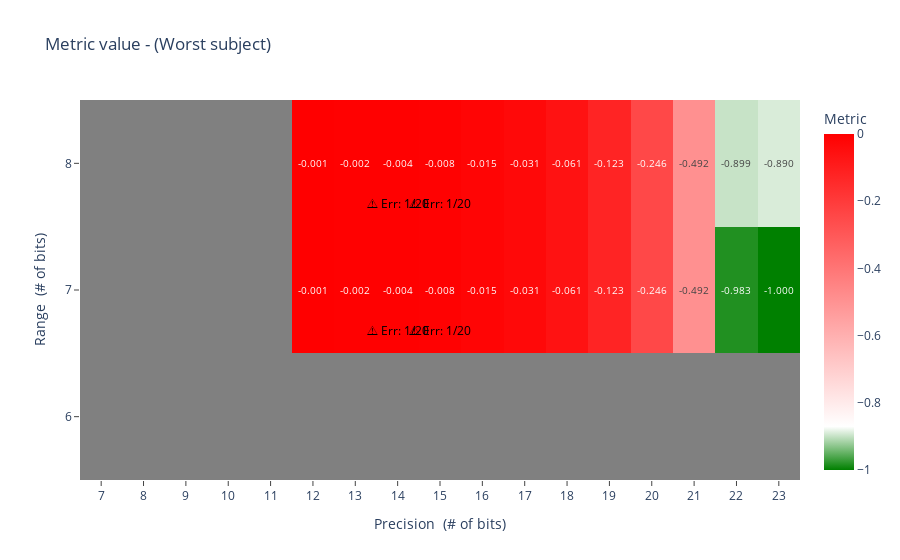
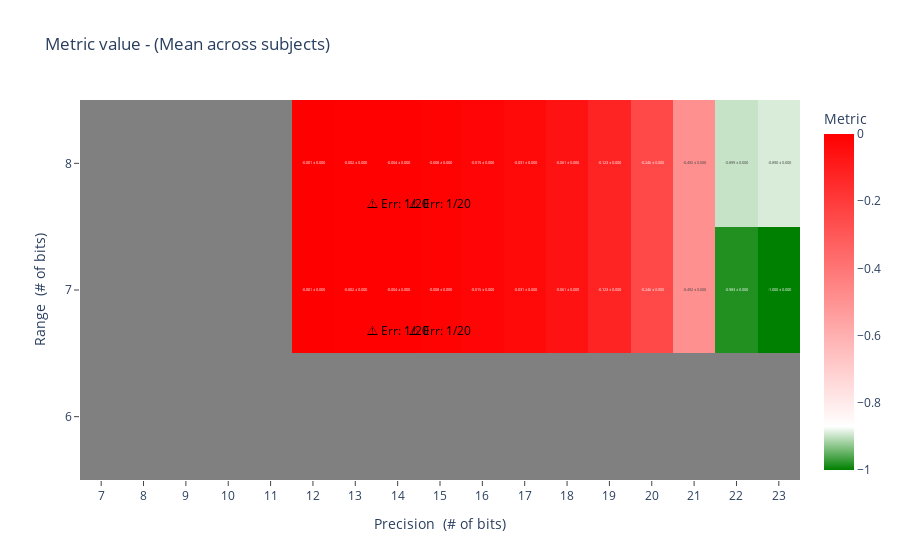

The notebook cell these images were saved under, in order:
### Code cell
plot_metric_value(n_failed, worst_metrics, n_subjects=n_subjects, metric_name="Worst subject")
plot_metric_value(n_failed, mean_metrics, n_subjects=n_subjects, exp_metrics=_exp_metrics, metric_name="Mean across subjects")

### Figure 1 — Plotly figure (JSON) as saved in the notebook; plotly's stock layout.template omitted (floating-point values rounded to 4 significant figures)
{"data": [{"colorscale": [[0, "grey"], [1, "grey"]], "showscale": false, "type": "heatmap", "x": [7, 8, 9, 10, 11, 12, 13, 14, 15, 16, 17, 18, 19, 20, 21, 22, 23], "y": [6, 7, 8], "z": [[1, 1, 1, 1, 1, 1, 1, 1, 1, 1, 1, 1, 1, 1, 1, 1, 1], [1, 1, 1, 1, 1, null, null, null, null, null, null, null, null, null, null, null, null], [1, 1, 1, 1, 1, null, null, null, null, null, null, null, null, null, null, null, null]]}, {"colorbar": {"title": {"text": "Metric"}}, "colorscale": [[0, "green"], [0.1296, "white"], [1, "red"]], "text": [["", "", "", "", "", "", "", "", "", "", "", "", "", "", "", "", ""], ["", "", "", "", "", "-0.001", "-0.002", "-0.004", "-0.008", "-0.015", "-0.031", "-0.061", "-0.123", "-0.246", "-0.492", "-0.983", "-1.000"], ["", "", "", "", "", "-0.001", "-0.002", "-0.004", "-0.008", "-0.015", "-0.031", "-0.061", "-0.123", "-0.246", "-0.492", "-0.899", "-0.890"]], "texttemplate": "%{text}", "type": "heatmap", "x": [7, 8, 9, 10, 11, 12, 13, 14, 15, 16, 17, 18, 19, 20, 21, 22, 23], "y": [6, 7, 8], "z": [[null, null, null, null, null, null, null, null, null, null, null, null, null, null, null, null, null], [null, null, null, null, null, -0.0009604, -0.001921, -0.003842, -0.007683, -0.01537, -0.03073, -0.06146, -0.1229, -0.2459, -0.4917, -0.9834, -1], [null, null, null, null, null, -0.0009856, -0.00193, -0.003842, -0.007684, -0.0154, -0.03074, -0.06148, -0.1229, -0.2459, -0.4917, -0.8989, -0.8898]], "zmax": 0, "zmin": -1}], "layout": {"annotations": [{"font": {"color": "black"}, "showarrow": false, "text": "⚠ Err: 1/20", "x": 14, "xanchor": "center", "y": 6.6, "yanchor": "bottom"}, {"font": {"color": "black"}, "showarrow": false, "text": "⚠ Err: 1/20", "x": 15, "xanchor": "center", "y": 6.6, "yanchor": "bottom"}, {"font": {"color": "black"}, "showarrow": false, "text": "⚠ Err: 1/20", "x": 14, "xanchor": "center", "y": 7.6, "yanchor": "bottom"}, {"font": {"color": "black"}, "showarrow": false, "text": "⚠ Err: 1/20", "x": 15, "xanchor": "center", "y": 7.6, "yanchor": "bottom"}], "title": {"text": "Metric value - (Worst subject)"}, "xaxis": {"ticks": "outside", "tickvals": [7, 8, 9, 10, 11, 12, 13, 14, 15, 16, 17, 18, 19, 20, 21, 22, 23], "title": {"text": "Precision  (# of bits)"}}, "yaxis": {"ticks": "outside", "tickvals": [6, 7, 8], "title": {"text": "Range  (# of bits)"}}}}

### Figure 2 — Plotly figure (JSON) as saved in the notebook; plotly's stock layout.template omitted (floating-point values rounded to 4 significant figures)
{"data": [{"colorscale": [[0, "grey"], [1, "grey"]], "showscale": false, "type": "heatmap", "x": [7, 8, 9, 10, 11, 12, 13, 14, 15, 16, 17, 18, 19, 20, 21, 22, 23], "y": [6, 7, 8], "z": [[1, 1, 1, 1, 1, 1, 1, 1, 1, 1, 1, 1, 1, 1, 1, 1, 1], [1, 1, 1, 1, 1, null, null, null, null, null, null, null, null, null, null, null, null], [1, 1, 1, 1, 1, null, null, null, null, null, null, null, null, null, null, null, null]]}, {"colorbar": {"title": {"text": "Metric"}}, "colorscale": [[0, "green"], [0.1296, "white"], [1, "red"]], "text": [["", "", "", "", "", "", "", "", "", "", "", "", "", "", "", "", ""], ["", "", "", "", "", "-0.001 ± 0.000", "-0.002 ± 0.000", "-0.004 ± 0.000", "-0.008 ± 0.000", "-0.015 ± 0.000", "-0.031 ± 0.000", "-0.061 ± 0.000", "-0.123 ± 0.000", "-0.246 ± 0.000", "-0.492 ± 0.000", "-0.983 ± 0.000", "-1.000 ± 0.000"], ["", "", "", "", "", "-0.001 ± 0.000", "-0.002 ± 0.000", "-0.004 ± 0.000", "-0.008 ± 0.000", "-0.015 ± 0.000", "-0.031 ± 0.000", "-0.061 ± 0.000", "-0.123 ± 0.000", "-0.246 ± 0.000", "-0.492 ± 0.000", "-0.899 ± 0.000", "-0.890 ± 0.000"]], "texttemplate": "%{text}", "type": "heatmap", "x": [7, 8, 9, 10, 11, 12, 13, 14, 15, 16, 17, 18, 19, 20, 21, 22, 23], "y": [6, 7, 8], "z": [[null, null, null, null, null, null, null, null, null, null, null, null, null, null, null, null, null], [null, null, null, null, null, -0.0009604, -0.001921, -0.003842, -0.007683, -0.01537, -0.03073, -0.06146, -0.1229, -0.2459, -0.4917, -0.9834, -1], [null, null, null, null, null, -0.0009856, -0.00193, -0.003842, -0.007684, -0.0154, -0.03074, -0.06148, -0.1229, -0.2459, -0.4917, -0.8989, -0.8898]], "zmax": 0, "zmin": -1}], "layout": {"annotations": [{"font": {"color": "black"}, "showarrow": false, "text": "⚠ Err: 1/20", "x": 14, "xanchor": "center", "y": 6.6, "yanchor": "bottom"}, {"font": {"color": "black"}, "showarrow": false, "text": "⚠ Err: 1/20", "x": 15, "xanchor": "center", "y": 6.6, "yanchor": "bottom"}, {"font": {"color": "black"}, "showarrow": false, "text": "⚠ Err: 1/20", "x": 14, "xanchor": "center", "y": 7.6, "yanchor": "bottom"}, {"font": {"color": "black"}, "showarrow": false, "text": "⚠ Err: 1/20", "x": 15, "xanchor": "center", "y": 7.6, "yanchor": "bottom"}], "title": {"text": "Metric value - (Mean across subjects)"}, "xaxis": {"ticks": "outside", "tickvals": [7, 8, 9, 10, 11, 12, 13, 14, 15, 16, 17, 18, 19, 20, 21, 22, 23], "title": {"text": "Precision  (# of bits)"}}, "yaxis": {"ticks": "outside", "tickvals": [6, 7, 8], "title": {"text": "Range  (# of bits)"}}}}
